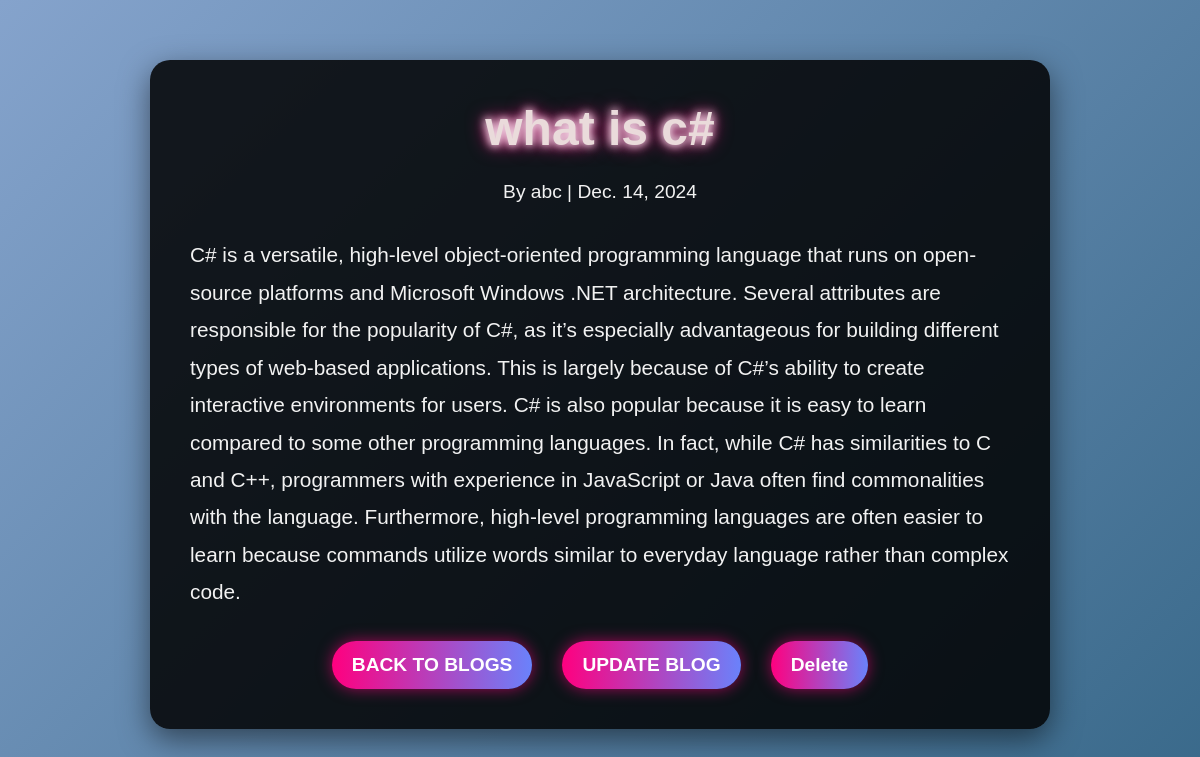
Screenshot of /detail/3/ (signed in) with the database file from the repository.
### myapp/models.py (models this page shows)
class BlogModel(models.Model):
    author = models.CharField(max_length=100)
    title = models.CharField(max_length=300)
    date = models.DateField(auto_now_add=True)
    message = models.TextField(null=True, blank=True)

### myapp/views.py (the view)
# urls.py: path('detail/<int:id>/', views.blog_detail, name='blog_detail'),
def blog_detail(request, id):
    if request.user.is_authenticated:
        detail = get_object_or_404(BlogModel, pk=id)
    else:
        return redirect('login')
    return render(request, 'myapp/detail.html', {'detail': detail})

### myapp/templates/myapp/detail.html (shortened to what this page needs)
{% extends 'myapp/base.html' %}
{% block content %}
<div class="blog-detail-container">
    <h1 class="glow-title">{{ detail.title }}</h1>
    <p class="author-date">By {{ detail.author }} | {{ detail.date }}</p>
    <div class="blog-content">
        <p>{{ detail.message }}</p>
    </div>
    <div class="button-container">
        <a href="{% url 'table' %}" class="button-link">
            <button type="button" class="button">BACK TO BLOGS</button>
        </a>
        <a href="{% url 'update' detail.id %}" class="button-link">
            <button type="button" class="button">UPDATE BLOG</button>
        </a>
        <form method="POST" action="{% url 'delete' detail.id %}" class="button-link">
            <button type="submit" class="button">Delete</button>
        </form>
    </div>
</div>
{% endblock %}

### myapp/templates/myapp/detail.html (style rules this page uses)
body { background: linear-gradient(135deg, #85a3cc, #39698a, #95a4b8, #bfcce6); background-size: 300% 300%; animation: gradientShift 8s infinite ease-in-out; font-family: 'Montserrat', sans-serif; margin: 0; padding: 0; min-height: 100vh; display: flex; justify-content: center; align-items: flex-start; }
.blog-detail-container { margin: 60px auto; padding: 40px; width: 85%; max-width: 900px; background: rgba(0, 0, 0, 0.85); border-radius: 20px; box-shadow: 0 10px 30px rgba(0, 0, 0, 0.5); }
.glow-title { font-size: 3rem; color: #eadbdb; text-align: center; font-family: 'Raleway', sans-serif; margin-bottom: 20px; font-weight: bold; text-shadow: 0 0 8px #ffffff, 0 0 12px #f184bb, 0 0 20px #ff007f; animation: glowEffect 2s infinite alternate; }
.author-date { text-align: center; color: #f2f2f2; font-size: 1.2rem; margin-bottom: 30px; }
.blog-content { color: #f2f2f2; font-size: 1.3rem; line-height: 1.8; margin-bottom: 30px; }
.button-container { display: flex; justify-content: center; gap: 30px; flex-wrap: wrap; margin-top: 20px; }
.button { padding: 10px 20px; font-size: 1.2rem; font-weight: bold; color: #fff; border: none; border-radius: 80px; cursor: pointer; text-align: center; transition: all 0.4s ease; background: linear-gradient(90deg, #ff007f, #6a82fb); box-shadow: 0 0 15px rgba(255, 0, 127, 0.6); animation: buttonGlow 2s infinite alternate; }
.button-link { text-decoration: none; }

### rows the page displays
BlogModel: title "what is c#", author "abc", date "Dec. 14, 2024", message "C# is a versatile, high-level object-oriented programming language that runs on open-source platforms and Microsoft Windows .NET architecture. Several attributes are responsible for the popularity of C#, as it’s especially advantageous for building different types of web-based applications. This is largely because of C#’s ability to create interactive environments for users. C# is also popular because it is easy to learn compared to some other programming languages. In fact, while C# has similarities to C and C++, programmers with experience in JavaScript or Java often find commonalities with the language. Furthermore, high-level programming languages are often easier to learn because…"
